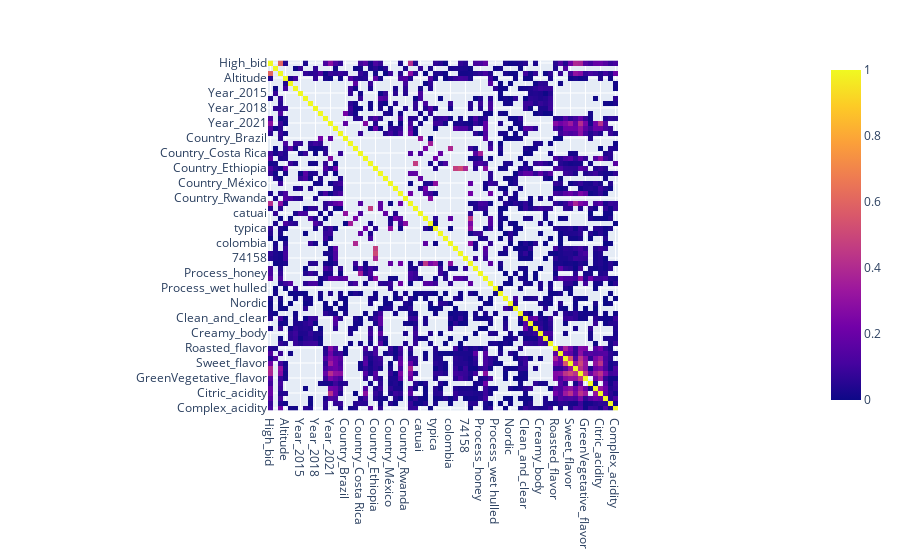

Notebook code cell kept with this figure:
### Code cell
# use feature_set_2 to plot a heatmap of correlation, using plotly
import plotly.express as px
import plotly.graph_objects as go
# since there are too many features, we only plot the heatmap of correlation of features with High_bid (a row)

# correlation matrix
corr = data[feature_set_2].corr()
# only plot the heatmap of correlation of features with High_bid
# corr = corr[['High_bid']].T

# choose the high correlation features
corr = corr[(corr > 0)]

fig = px.imshow(corr)
fig.show()

### Figure 1 — Plotly figure (JSON) as saved in the notebook; plotly's stock layout.template omitted (floating-point values rounded to 4 significant figures; data arrays with more than 128 entries replaced by an {"elided": "..."} marker saying what was removed)
{"data": [{"coloraxis": "coloraxis", "hovertemplate": "x: %{x}<br>y: %{y}<br>color: %{z}<extra></extra>", "name": "0", "type": "heatmap", "x": ["High_bid", "Rank", "COE_score", "Altitude", "Year_2013", "Year_2014", "Year_2015", "Year_2016", "Year_2017", "Year_2018", "Year_2019", "Year_2020", "Year_2021", "Year_2022", "Year_2023", "Country_Brazil", "Country_Burundi", "Country_Colombia", "Country_Costa Rica", "Country_Ecuador", "Country_El Salvador", "Country_Ethiopia", "Country_Guatemala", "Country_Honduras", "Country_México", "Country_Nicaragua", "Country_Perú", "Country_Rwanda", "geisha", "pacamara", "catuai", "caturra", "bourbon", "typica", "sl-28", "sl-34", "colombia", "74112", "74110", "74158", "mixed_variety", "Process_anaerobic", "Process_honey", "Process_natural", "Process_washed", "Process_wet hulled", "Asia", "North_America", "Nordic", "Europe", "Others", "Clean_and_clear", "Balance_cup", "Transparent_cup", "Creamy_body", "Big_body", "Long_aftertaste", "Roasted_flavor", "Spices_flavor", "NuttyCocoa_flavor", "Sweet_flavor", "Floral_flavor", "Fruity_flavor", "GreenVegetative_flavor", "Winey_flavor", "Malic_acidity", "Citric_acidity", "Tartaric_acidity", "Lactic_acidity", "Complex_acidity"], "xaxis": "x", "y": ["High_bid", "Rank", "COE_score", "Altitude", "Year_2013", "Year_2014", "Year_2015", "Year_2016", "Year_2017", "Year_2018", "Year_2019", "Year_2020", "Year_2021", "Year_2022", "Year_2023", "Country_Brazil", "Country_Burundi", "Country_Colombia", "Country_Costa Rica", "Country_Ecuador", "Country_El Salvador", "Country_Ethiopia", "Country_Guatemala", "Country_Honduras", "Country_México", "Country_Nicaragua", "Country_Perú", "Country_Rwanda", "geisha", "pacamara", "catuai", "caturra", "bourbon", "typica", "sl-28", "sl-34", "colombia", "74112", "74110", "74158", "mixed_variety", "Process_anaerobic", "Process_honey", "Process_natural", "Process_washed", "Process_wet hulled", "Asia", "North_America", "Nordic", "Europe", "Others", "Clean_and_clear", "Balance_cup", "Transparent_cup", "Creamy_body", "Big_body", "Long_aftertaste", "Roasted_flavor", "Spices_flavor", "NuttyCocoa_flavor", "Sweet_flavor", "Floral_flavor", "Fruity_flavor", "GreenVegetative_flavor", "Winey_flavor", "Malic_acidity", "Citric_acidity", "Tartaric_acidity", "Lactic_acidity", "Complex_acidity"], "yaxis": "y", "z": {"elided": "70x70 float values"}}], "layout": {"coloraxis": {"colorscale": [[0, "#0d0887"], [0.1111, "#46039f"], [0.2222, "#7201a8"], [0.3333, "#9c179e"], [0.4444, "#bd3786"], [0.5556, "#d8576b"], [0.6667, "#ed7953"], [0.7778, "#fb9f3a"], [0.8889, "#fdca26"], [1, "#f0f921"]]}, "margin": {"t": 60}, "xaxis": {"anchor": "y", "constrain": "domain", "domain": [0, 1], "scaleanchor": "y"}, "yaxis": {"anchor": "x", "autorange": "reversed", "constrain": "domain", "domain": [0, 1]}}}
